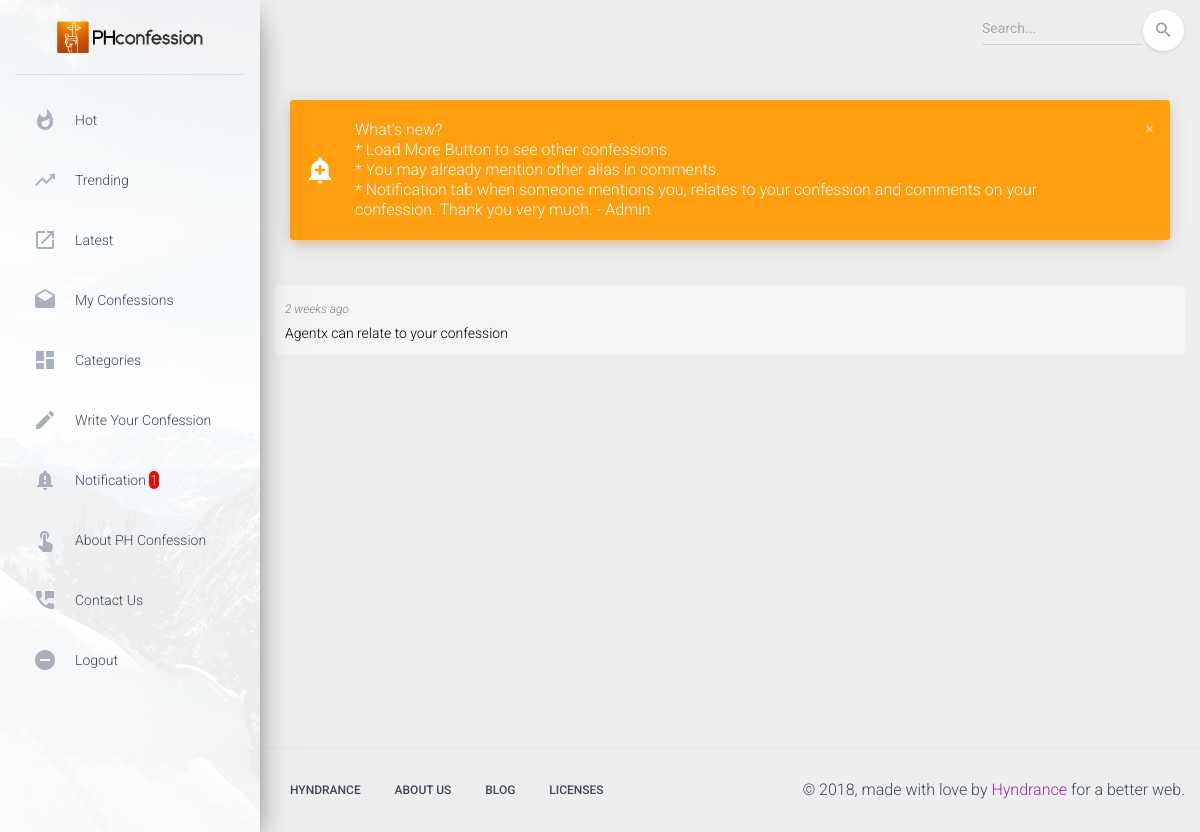
Page /index.php?view=notification (signed in) on the committed database.
### tables this page shows
CREATE TABLE `notification` (
  `Id` int(11) NOT NULL,
  `recepient` varchar(20) NOT NULL,
  `message` text,
  `confessionId` int(11) NOT NULL,
  `commentId` int(11) NOT NULL,
  `type` varchar(15) DEFAULT NULL,
  `status` varchar(1) DEFAULT NULL,
  `datetime` datetime DEFAULT NULL
);

### config/Models.php (called while the page is built, shortened)
<?php
include "CRUD.php";
include "functions.php";
function notification() {
	$crud = new CRUD;
	$crud->table = "notification";
	return $crud;
}
?>

### config/CRUD.php (called while the page is built, shortened)
<?php
class CRUD {
	var $table;
	function list($query=""){
		$query = $query ? "where " . $query: "";
		$db = Database::connect();
		$pdo = $db->prepare("select * from $this->table $query");
		$pdo->execute();
		$result = $pdo->fetchAll(PDO::FETCH_OBJ);
		return $result;
	}
}
?>

### index.php (called while the page is built, shortened)
<?php
include_once("config/Models.php");
$view = (isset($_GET['view']) && $_GET['view'] != '') ? $_GET['view'] : '';
switch ($view) {
	case 'notification' :
		$template	= 'include/template.php';
		break;
}
require_once $template;
?>

### config/functions.php (called while the page is built, shortened)
<?php
function timeElapse($datetime, $full = false) {
    $now = new DateTime;
    $ago = new DateTime($datetime);
    $diff = $now->diff($ago);
    $diff->w = floor($diff->d / 7);
    $diff->d -= $diff->w * 7;
    $string = array(
        'y' => 'year',
        'm' => 'month',
        'w' => 'week',
        'd' => 'day',
        'h' => 'hour',
        'i' => 'minute',
        's' => 'second',
    );
    foreach ($string as $k => &$v) {
        if ($diff->$k) {
            $v = $diff->$k . ' ' . $v . ($diff->$k > 1 ? 's' : '');
        } else {
            unset($string[$k]);
        }
    }
    if (!$full) $string = array_slice($string, 0, 1);
    return $string ? implode(', ', $string) . ' ago' : 'just now';
}
?>

### pages/notification.php (the view)
<?php
$recepient = $_SESSION['alias_session'];
?>
<div class="card card-plain">
  <ul style="color:black; padding-left: 0px !important;">
    <?php foreach(notification()->list("recepient like '%$recepient' order by Id desc") as $row) {?>
      <li onclick="location.href='process.php?action=delete_notification&id=<?=$row->Id?>&confessionId=<?=$row->confessionId;?>&commentId=<?=$row->commentId;?>'"
				style="list-style-type:none; margin-bottom: 10px; background-color: #f5f5f5; padding: 10px; border-radius: 5px;"> <div class="timeline-heading">
				<span style="color:gray;font-style:italic;font-size:12px; "><?=timeElapse($row->datetime);?></span>
      </div> <?=$row->message;?>
			<br>
			</li>
    <?php } ?>
  </ul>
</div>

### include/message.php (shortened to what this page needs)
<?php  if (isset($_SESSION['close_notif']) && ($_SESSION['close_notif'] = $_SESSION['alias_session']) ) {} else {?>
<?php foreach(notification()->list("status=1 and recepient=''") as $row) {?>
  <div class="alert alert-<?=$row->type;?> alert-with-icon" data-notify="container">
      <i class="material-icons" data-notify="icon">add_alert</i>
      <button type="button" class="close" data-dismiss="alert" aria-label="Close" onclick="close_notif();">
          <i class="material-icons">close</i>
      </button>
      <span data-notify="message"><?=$row->message;?></span>
  </div>
<?php } }?>

### rows in the picture
notification: message "What's new? * Load More Button to see other confessions. * You may already mention other alias in comments. * Notification tab when someone mentions you, relates to your confession and comments on your confession. Thank you very much. - Admin"
notification: datetime "2 weeks ago", message "Agentx can relate to your confession"
